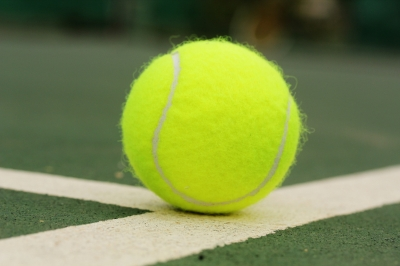
#> input picture objdetect/tennis-ball.jpg, 400 x 266 px
$ python findObject.py ../tennis-ball.jpg   (Python 2 division)
#> lines starting #> are read from the running program, lines starting #| are printed output that depends on the picture
import cv2 # computer vision
import sys # allow us to get the arguments
import math
import numpy as np

def main():
  # open an image
  name = sys.argv[1]
  old_image = cv2.imread(name)
#> old_image is the input picture: shape (266, 400, 3); mean B, G, R 74.5, 137.1, 122.5
  image = old_image.copy()

  # mask the image for the object
  target = [29, 228, 200]
  tolerance = 80
  print "dimensions: rows={0} cols={1}".format(len(image), len(image[0]))
#| dimensions: rows=266 cols=400
  for y in range(len(image)):
    for x in range(len(image[0])):
      pixel = image[y][x]

      def magnitude(v):
        squared = map(lambda s: s ** 2, v)
        return math.sqrt(sum(squared))

      def within(color1, color2):
        difference = [color1[0] - color2[0],
                      color1[1] - color2[1],
                      color1[2] - color2[2]]
        return magnitude(difference) < tolerance

      if not within(pixel, target):
        image[y][x] = [255, 255, 255]
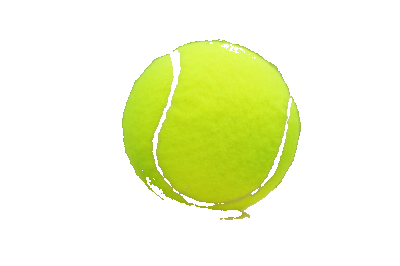
#> image: shape (266, 400, 3); mean B, G, R 209, 247.1, 241

  # locate the center of the ball
  height = len(image)
#> height = 266
  width = len(image[0])
#> width = 400
  # create a histogram (x axis)
  histogram_x = range(0, width)
#> histogram_x = 400 values from 0 to 399
  histogram_x = map(lambda s: 0, histogram_x)
#> histogram_x = 400 values from 0 to 0
  # create histximage
  histximage = image.copy()
  for y in range(height):
    for x in range(width):
      pixel = image[y][x]
      red   = pixel[2] == 255
      green = pixel[1] == 255
      blue  = pixel[0] == 255
      if not blue or not green or not red:
        histogram_x[x] += 1
      histximage[y][x][0] = 255
      histximage[y][x][1] = 255
      histximage[y][x][2] = 255
#> histximage: shape (266, 400, 3); every value is 255
#> after the loop, histogram_x = 400 values, max 171 at index 220, min 0 at index 0, mean 56.56
  for x in range(width):
    for y in range(histogram_x[x]):
      histximage[height - y - 1][x][1] = 0
      histximage[height - y - 1][x][2] = 0
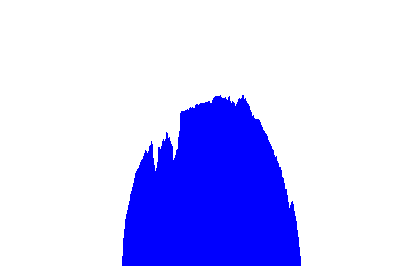
#> histximage: shape (266, 400, 3); mean B, G, R 255, 200.8, 200.8

  # create a histogram (y axis)
  histogram_y = range(0, height)
#> histogram_y = 266 values from 0 to 265
  histogram_y = map(lambda s: 0, histogram_y)
#> histogram_y = 266 values from 0 to 0
  # create histyimage
  histyimage = image.copy()
  for x in range(width):
    for y in range(height):
      pixel = image[y][x]
      red   = pixel[2] == 255
      green = pixel[1] == 255
      blue  = pixel[0] == 255
      if not blue or not green or not red:
        histogram_y[y] += 1
      histyimage[y][x][0] = 255
      histyimage[y][x][1] = 255
      histyimage[y][x][2] = 255
#> after the loop, histogram_y = 266 values, max 175 at index 123, min 0 at index 0, mean 85.06
  for y in range(height):
    for x in range(histogram_y[y]):
      histyimage[y][x][0] = 0
      histyimage[y][x][1] = 0
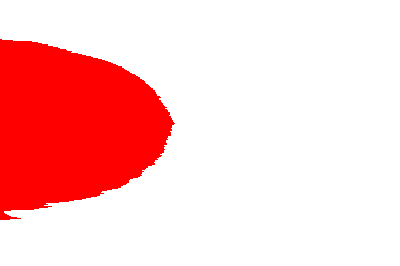
#> histyimage: shape (266, 400, 3); mean B, G, R 200.8, 200.8, 255

  # try to determine the center of the object
  # by finding the midpoint
  left = 0
  right = len(histogram_x)
#> right = 400
  top = 0
  bottom = len(histogram_y)
#> bottom = 266
  while histogram_x[left] < 3:
    left += 1
#> this loop made 122 passes
#> after the loop, left = 122
  while histogram_x[right - 1] < 3:
    right -= 1
#> this loop made 99 passes
#> right on passes 1 to 12: 399, 398, 397, 396, 395, 394, 393, 392, 391, 390, 389, 388
#> after the loop, right = 301
  while histogram_y[top] < 3:
    top += 1
#> this loop made 40 passes
#> after the loop, top = 40
  while histogram_y[bottom - 1] < 3:
    bottom -= 1
#> this loop made 46 passes
#> bottom on passes 1 to 12: 265, 264, 263, 262, 261, 260, 259, 258, 257, 256, 255, 254
#> after the loop, bottom = 220

  midpoint = [(left + right) / 2, (top + bottom) / 2]
#> midpoint = [211, 130]
  print "Midpoint: " + str(midpoint)
#| Midpoint: [211, 130]

  new_image = []
  for y in range(top, bottom):
    new_image.append(image[y][left:right])
#> after the loop, new_image = 180 items
  new_image = np.array(new_image)
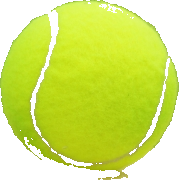
#> new_image: shape (180, 179, 3); mean of channels 0, 1, 2 103.1, 228.9, 208.7; drawn as B, G, R

  # open a window, display it
  cv2.namedWindow("picture", cv2.WINDOW_AUTOSIZE)
  cv2.imshow("picture", old_image)
  cv2.namedWindow("histx", cv2.WINDOW_AUTOSIZE)
  cv2.imshow("histx", histximage)
  cv2.namedWindow("histy", cv2.WINDOW_AUTOSIZE)
  cv2.imshow("histy", histyimage)
  cv2.namedWindow("new picture", cv2.WINDOW_AUTOSIZE)
  cv2.imshow("new picture", new_image)
  cv2.waitKey(0)
  cv2.destroyAllWindows()

main()
